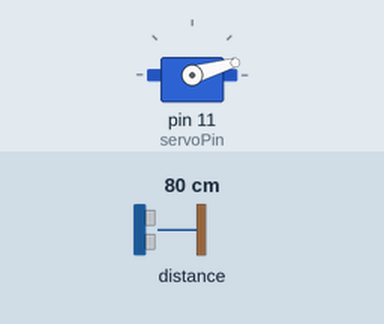
The sketch below on a simulated Arduino Uno, built with avr-gcc and run on an emulated ATmega328P. On the bench: servo. Inputs (shaded band) come from the test bench; at power-on: distance to the obstacle 80 cm. What the sketch prints to the serial monitor is not drawn.

Above: at 0.05 s.
At 4.55 s:
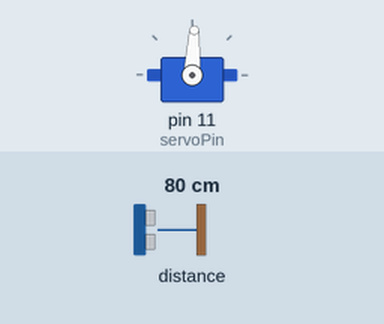
At 9.15 s:
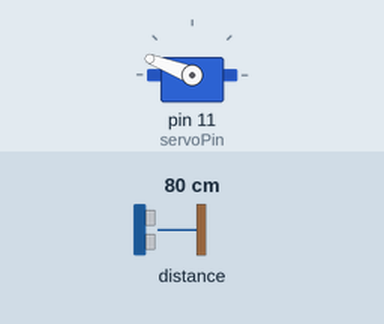
At 18.25 s:
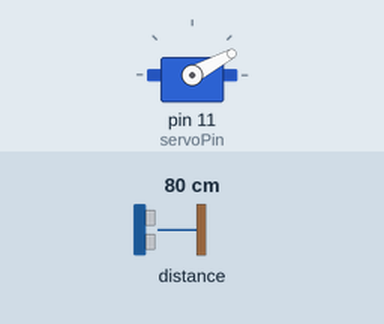
Timing chart, 0 to 24.8 s (numbered marks = the images above):
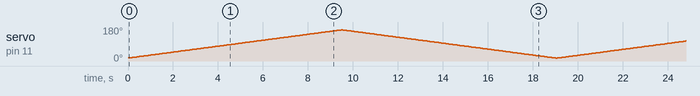

The sketch:

03_077_laser.ino
```cpp
#include "Adafruit_VL53L0X.h"
#include <Servo.h>
Servo myServo;
const int servoPin = 11;

int pos = 15;
int direction = 1;

const int min_angle = 15;
const int max_angle = 165;
Adafruit_VL53L0X lox = Adafruit_VL53L0X();
void setup() {
  // put your setup code here, to run once:
  Serial.begin(115200);
  while (!Serial) {
    delay(1);
  }

  Serial.println("Adafruit VL53L0X test.");
  if (!lox.begin()) {
    Serial.println(F("Failed to boot VL53L0X"));
    while (1)
      ;
  }
  // power
  Serial.println(F("VL53L0X API Continuous Ranging example\n\n"));

  // start continuous ranging
  lox.startRangeContinuous();
  myServo.attach(servoPin);
  myServo.write(90);
}

void loop() {
  // put your main code here, to run repeatedly:
  int distance;

  pos += direction;
  myServo.write(pos);
  if (pos >= max_angle) {
    pos = 165;
    direction = -1;
  } else if (pos <= min_angle) {
    pos = 15;
    direction = 1;
  }
  myServo.write(pos);

  distance = getDistance();
  Serial.print(pos);
  Serial.print(",");
  Serial.print(distance);
  Serial.print(".");

  delay(30);
}

int getDistance(){
  if(lox.isRangeComplete()){
    return (lox.readRange()/10);
  }
  return 0;
}
```
